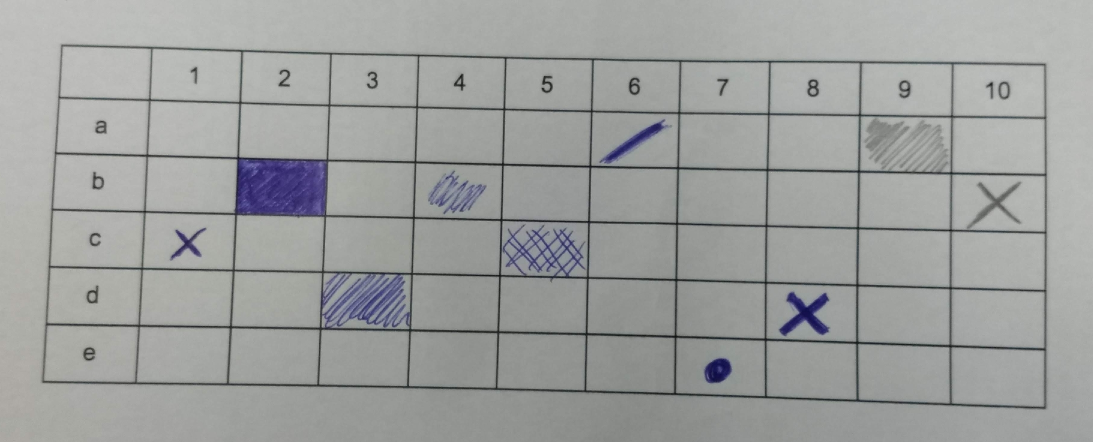
#> input picture imgs/gab.jpg, 2185 x 884 px (shown at 1/2 size)
$ python corretorLV.py
#> lines starting #> are read from the running program, lines starting #| are printed output that depends on the picture; after the words box and inside, x2 and y2 are one past the last pixel; in counts of white or black regions, pixels touching at a corner belong together
import numpy as np
import cv2

def window_is_open(windowname):
	return True if cv2.getWindowProperty(windowname, cv2.WND_PROP_VISIBLE) >= 1 else False

def imshow(windowname, img, show=True):
	if show:
		cv2.namedWindow(windowname, flags=cv2.WINDOW_GUI_NORMAL)    # hides status, toolbar etc.
		cv2.resizeWindow(windowname, img.shape[1], img.shape[0])

		while window_is_open(windowname):
			cv2.imshow(windowname, img)
			if cv2.waitKey(20) == 27:
				break

		cv2.destroyAllWindows()

def clearLines(lines):
	newLines = []
	for line in lines:
		newLines.append(line[0])

	return newLines

''' GABARITO '''

gabOrig = cv2.imread('imgs/gab.jpg')
#> gabOrig is the input picture: shape (884, 2185, 3); mean B, G, R 157.5, 158.8, 157.1
gabGrey = cv2.cvtColor(gabOrig, cv2.COLOR_BGR2GRAY)
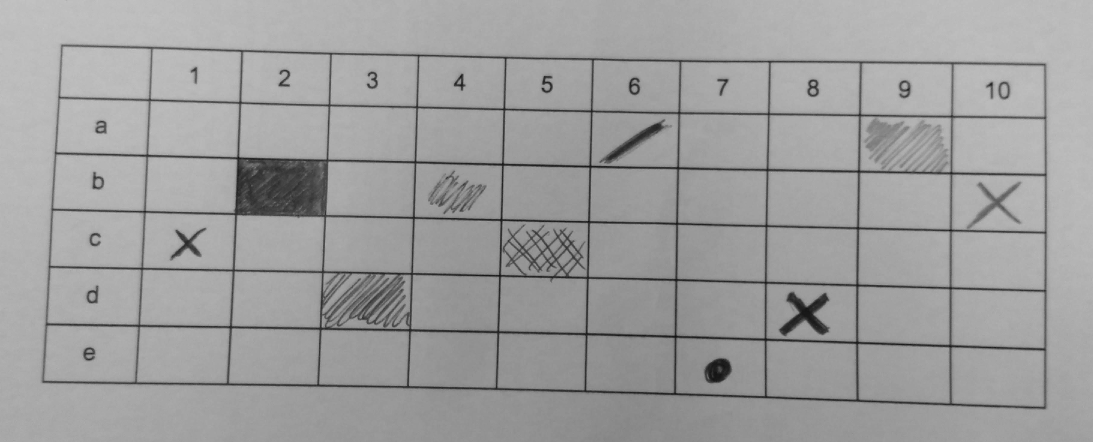
#> gabGrey: shape (884, 2185) (shown at 1/2 size); min 7, max 198, mean 158.1
gabCanny = cv2.Canny(gabGrey, 100, 200) # TODO: params
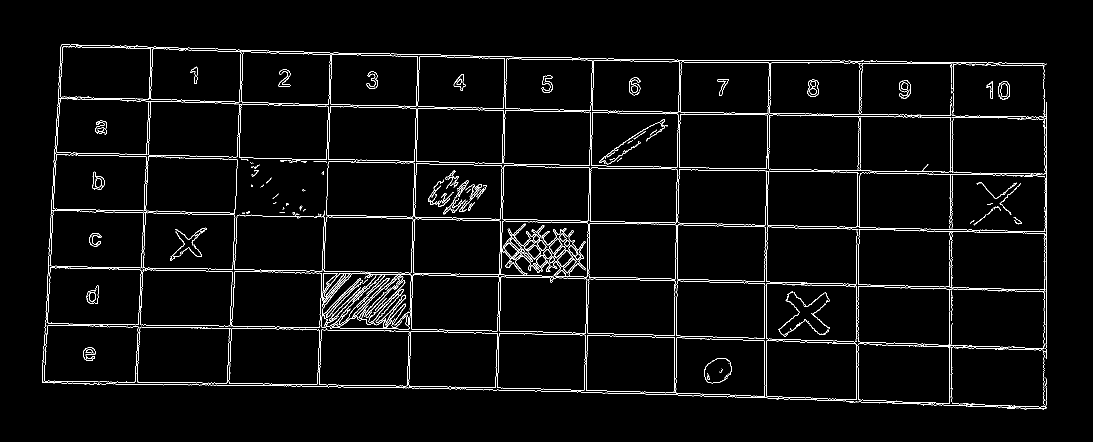
#> gabCanny: shape (884, 2185) (shown at 1/2 size); 2.9% white in thin lines or dots, all inside (x1, y1, x2, y2) = (84, 88, 2094, 820)
# _, gabThres = cv2.threshold(gabGrey, 140, 255, cv2.THRESH_BINARY_INV)

# gabThres = cv2.adaptiveThreshold(gabGrey,255,cv2.ADAPTIVE_THRESH_GAUSSIAN_C,cv2.THRESH_BINARY_INV,11,2)
# gabCanny = cv2.morphologyEx(gabCanny, cv2.MORPH_CLOSE,  np.ones((7,7),np.uint8))

imshow("canny", gabCanny)
#> (key Esc is pressed here)

lines = cv2.HoughLines(gabCanny, 1, np.pi/180, 150)	# TODO: params
#> lines = 221 rows, first 8: [311, 1.59], [648, 1.59], [644, 1.59], [96, 1.59], [627, 1.61], [315, 1.59], [623, 1.61], [534, 1.59]
lines = clearLines(lines)
#> the loop in clearLines, `for line in lines:` made 221 passes
#> after the loop in clearLines, `for line in lines:`: newLines = 221 pairs, first value -2084 to 2098, second value 0 to 3.12
#> lines has the same summary as newLines in clearLines

# lines[0] -> primeira linha
# lines[i][0] -> d
# lines[i][1] -> theta


horLines = []
verLines = []
for line in lines:
	if abs(line[1]) < np.pi/4:
		verLines.append(line)
	else:
		horLines.append(line)
#> this loop made 221 passes
#> after the loop, horLines = 174 pairs, first value -2084 to 945, second value 0.785 to 3.12; verLines = 47 pairs, first value 124 to 2098, second value 0 to 0.0698


# Mediana do angulo das linhas horizontais
angulos = []
for line in horLines:
	angulos.append(line[1])
#> this loop made 174 passes
#> after the loop, angulos = 174 values, max 3.12 at index 114, min 0.785 at index 64, mean 1.51

angulos.sort()
mediana_hor = angulos[int( len(angulos)/2 )]
#> mediana_hor = 1.57

# Mediana do angulo das linhas verticais
angulos = []
for line in verLines:
	angulos.append(line[1])
#> this loop made 47 passes
#> line on passes 1 to 12: [2093, 0], [1360, 0.0175], [1725, 0.0175], [1364, 0.0175], [1542, 0.0175], [128, 0.0524], [485, 0.0349], [840, 0.0349], [1721, 0.0175], [1017, 0.0349], [1529, 0], [1712, 0]
#> after the loop, angulos = 47 values, max 0.0698 at index 41, min 0 at index 0, mean 0.023

angulos.sort()
mediana_ver = angulos[int( len(angulos)/2 )]
#> mediana_ver = 0.0175

# Eliminação de duplicados: se as linhas se intersectam dentro da imagem, são duplicadas (ou uma delas é gerada por outliers)
altura, largura, _ = gabOrig.shape
#> altura = 884; largura = 2185

		# HORIZONTAIS
horLinesAux = []
for linha1 in horLines:
	d1 = linha1[0]
	t1 = linha1[1]
	manter = True

	for linha2 in horLines:
		d2 = linha2[0]
		t2 = linha2[1]

		if t1 != t2: # Se nao forem paralelas
			A = np.asmatrix([[np.cos(t1), np.sin(t1)],[np.cos(t2), np.sin(t2)]])
			b = np.asmatrix([[d1],[d2]])
			coord = np.linalg.inv(A) * b
			coord.resize(2)

			if 0 <= coord[0] <= largura and 0 <= coord[1] <= altura: #Se intersecao esta dentro da imagem
				if abs(t1 - mediana_hor) > abs(t2 - mediana_hor):    #Se a linha estiver mais "longe" da mediana do que alguma outra linha,
					manter = False									 #eliminamos ela

	if manter:
		horLinesAux.append(linha1)
#> this loop made 174 passes
#> after the loop, horLinesAux = 46 pairs, first value 121 to 774, second value 1.57 to 1.57

horLines = horLinesAux
#> horLines has the same summary as horLinesAux


		# VERTICAIS
verLinesAux = []
for linha1 in verLines:
	d1 = linha1[0]
	t1 = linha1[1]
	manter = True

	for linha2 in verLines:
		d2 = linha2[0]
		t2 = linha2[1]

		if t1 != t2: # Se nao forem paralelas
			A = np.asmatrix([[np.cos(t1), np.sin(t1)],[np.cos(t2), np.sin(t2)]])
			b = np.asmatrix([[d1],[d2]])
			coord = np.linalg.inv(A) * b
			coord.resize(2)

			if 0 <= coord[0] <= largura and 0 <= coord[1] <= altura: #Se intersecao esta dentro da imagem
				if abs(t1 - mediana_ver) > abs(t2 - mediana_ver):    #Se a linha estiver mais "longe" da mediana do que alguma outra linha,
					manter = False									 #eliminamos ela

	if manter:
		verLinesAux.append(linha1)
#> this loop made 47 passes
#> after the loop, verLinesAux = 19 items, first 6: [1360, 0.0175], [1725, 0.0175], [1364, 0.0175], [1542, 0.0175], [128, 0.0524], [485, 0.0349]

verLines = verLinesAux
#> verLines has the same summary as verLinesAux


verLines.sort(key = lambda line: abs(line[0]))
horLines.sort(key = lambda line: abs(line[0]))

# Eliminacao de linhas muito proximas e da primeira linha e primera coluna (para nao ler as questoes e as alternativas)
dist_min_etre_linhas = 15

horLinesAux = []
for i in range (1,len(horLines)):
	if abs(horLines[i][0] - horLines[i-1][0]) > dist_min_etre_linhas:    # Se diferenca for maior que a dist_min, mantem a linha
		horLinesAux.append(horLines[i])
#> this loop made 45 passes
#> after the loop, horLinesAux = [[214, 1.57], [316, 1.57], [432, 1.57], [546, 1.57], [651, 1.57], [765, 1.57]]
horLines = horLinesAux
#> horLines has the same summary as horLinesAux

verLinesAux = []
for i in range (1,len(verLines)):
	if abs(verLines[i][0] - verLines[i-1][0]) > dist_min_etre_linhas:    # Se diferenca for maior que a dist_min, mantem a linha
		verLinesAux.append(verLines[i])
#> this loop made 18 passes
#> after the loop, verLinesAux = [[302, 0.0349], [485, 0.0349], [661, 0.0175], [835, 0.0175], [1010, 0.0175], [1183, 0.0175], [1360, 0.0175], [1539, 0.0175], [1721, 0.0175], [1909, 0.0175], [2098, 0.0175]]
verLines = verLinesAux
#> verLines has the same summary as verLinesAux

# Identificacao da tabela (intersecoes entre linhas)
tabela = []

for linha in horLines:
	intersecoes = []
	d1 = linha[0]
	t1 = linha[1]
	for coluna in verLines:
		d2 = coluna[0]
		t2 = coluna[1]
		A = np.asmatrix([[np.cos(t1), np.sin(t1)],[np.cos(t2), np.sin(t2)]])
		b = np.asmatrix([[d1],[d2]])
		coord = np.linalg.inv(A) * b
		coord.resize(2)
		intersecoes.append(coord)
	tabela.append(intersecoes)
#> this loop made 6 passes
#> (linha, d1) on passes 1 to 6: ([214, 1.57], 214), ([316, 1.57], 316), ([432, 1.57], 432), ([546, 1.57], 546), ([651, 1.57], 651), ([765, 1.57], 765)
#> after the loop, tabela = 6 items

''' Print intersecoes '''
# [4 lines of commented-out code are left out]


''' Print linhas '''
for line in verLines:
	d = line[0]
	theta = line[1]

	cos = np.cos(theta)
	sin = np.sin(theta)

	x0 = cos*d
	y0 = sin*d
	x1 = int(x0 + 10000*(-sin))
	y1 = int(y0 + 10000*(cos))
	x2 = int(x0 - 10000*(-sin))
	y2 = int(y0 - 10000*(cos))

	a = -np.tan((np.pi/2)-theta)
	b = y0 - a*x0

	cv2.line(gabOrig, (x1,y1), (x2,y2), (255,0,0), 2, cv2.LINE_AA)
#> this loop made 11 passes
#> (d, theta, cos, sin, x0, y0, x1, y1) on passes 1 to 11: (302, 0.0349, 0.999, 0.0349, 301.8, 10.54, -47, 10004), (485, 0.0349, 0.999, 0.0349, 484.7, 16.93, 135, 10010), (661, 0.0175, 1, 0.0175, 660.9, 11.54, 486, 10010), (835, 0.0175, 1, 0.0175, 834.9, 14.57, 660, 10013), (1010, 0.0175, 1, 0.0175, 1009.8, 17.63, 835, 10016), (1183, 0.0175, 1, 0.0175, 1182.8, 20.65, 1008, 10019), (1360, 0.0175, 1, 0.0175, 1359.8, 23.74, 1185, 10022), (1539, 0.0175, 1, 0.0175, 1538.8, 26.86, 1364, 10025), (1721, 0.0175, 1, 0.0175, 1720.7, 30.04, 1546, 10028), (1909, 0.0175, 1, 0.0175, 1908.7, 33.32, 1734, 10031), (2098, 0.0175, 1, 0.0175, 2097.7, 36.62, 1923, 10035)
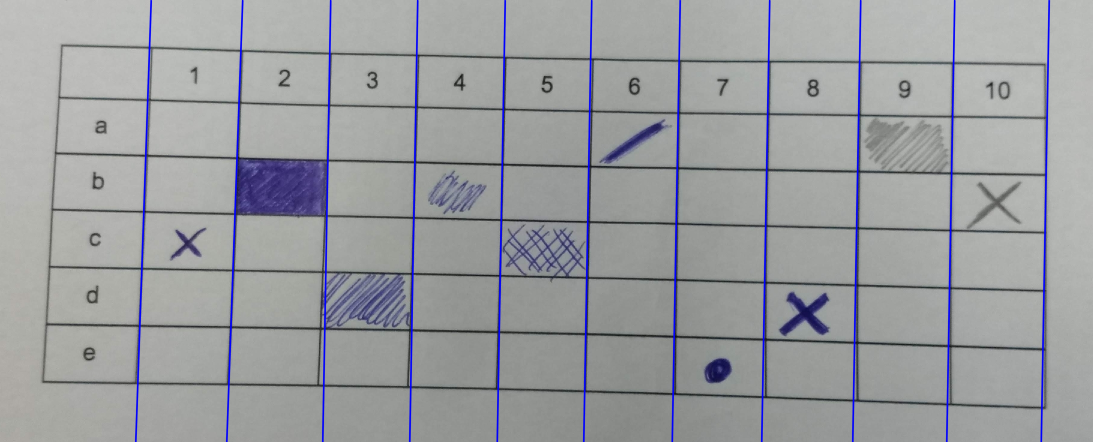
#> gabOrig: shape (884, 2185, 3) (shown at 1/2 size); 2.52% of pixels changed, all inside (x1, y1, x2, y2) = (269, 0, 2101, 884)

for line in horLines:
	d = line[0]
	theta = line[1]

	cos = np.cos(theta)
	sin = np.sin(theta)

	x0 = cos*d
	y0 = sin*d
	x1 = int(x0 + 10000*(-sin))
	y1 = int(y0 + 10000*(cos))
	x2 = int(x0 - 10000*(-sin))
	y2 = int(y0 - 10000*(cos))

	a = -np.tan((np.pi/2)-theta)
	b = y0 - a*x0

	cv2.line(gabOrig, (x1,y1), (x2,y2), (255,0,0), 2, cv2.LINE_AA)
#> this loop made 6 passes
#> (line, d, x0, y0, y1, y2, b) on passes 1 to 6: ([214, 1.57], 214, -9.35e-06, 214, 213, 214, 214), ([316, 1.57], 316, -1.38e-05, 316, 315, 316, 316), ([432, 1.57], 432, -1.89e-05, 432, 431, 432, 432), ([546, 1.57], 546, -2.39e-05, 546, 545, 546, 546), ([651, 1.57], 651, -2.85e-05, 651, 650, 651, 651), ([765, 1.57], 765, -3.34e-05, 765, 764, 765, 765)
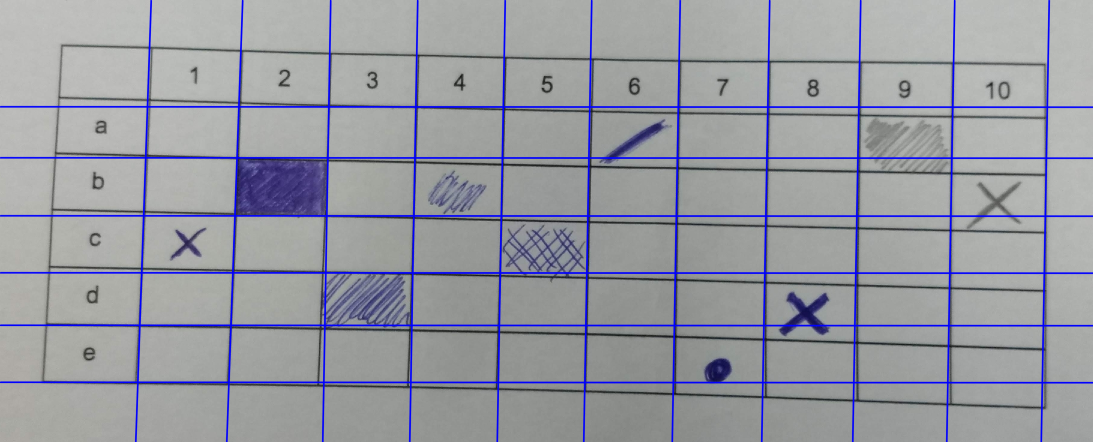
#> gabOrig: shape (884, 2185, 3) (shown at 1/2 size); 3.36% of pixels changed, all inside (x1, y1, x2, y2) = (0, 211, 2185, 768)

imshow("img", gabOrig)
#> (key Enter is pressed here)


# Monta o gabarito
gabarito = []
for coluna in range(len(verLines)-1):
	resposta = -1
	mediaCor_resposta = 255

	for linha in range(len(horLines)-1):
		coord_sup_esq = tabela[linha][coluna]
		coord_inf_dir = tabela[linha+1][coluna+1]
		sum = 0
		pixels = 0

		#Percorre os pixels da celula
		for i in range(int(coord_sup_esq[1]), int(coord_inf_dir[1])):
			for j in range(int(coord_sup_esq[0]), int(coord_inf_dir[0])):
				sum += gabGrey[i][j]
				pixels += 1

		if sum/pixels < mediaCor_resposta:
			mediaCor_resposta = sum/pixels
			resposta = linha

	gabarito.append(resposta)
#> this loop made 10 passes
#> after the loop, gabarito = [2, 1, 3, 1, 2, 4, 4, 3, 4, 4]

''' Print do gabarito '''
print(gabarito)
#| [2, 1, 3, 1, 2, 4, 4, 3, 4, 4]
